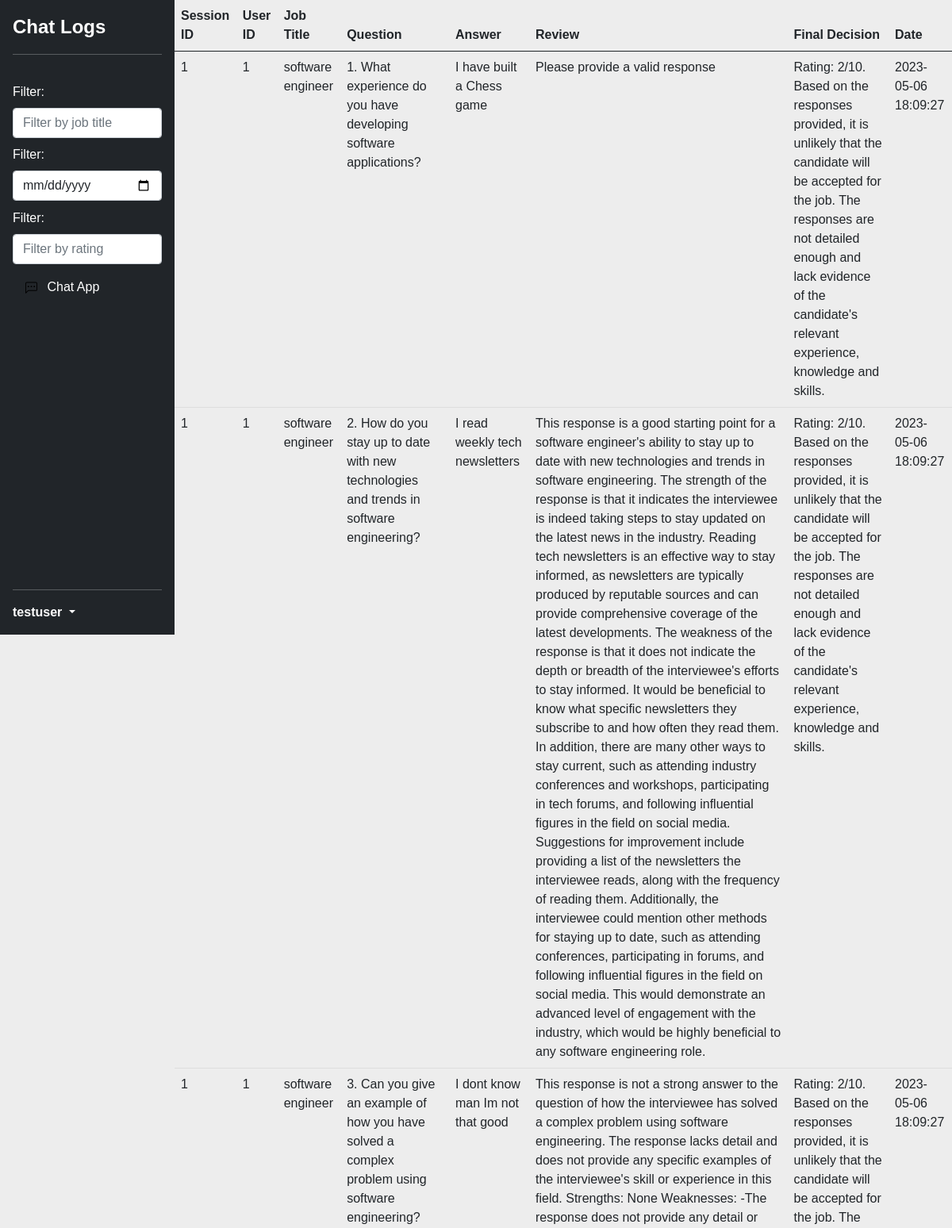
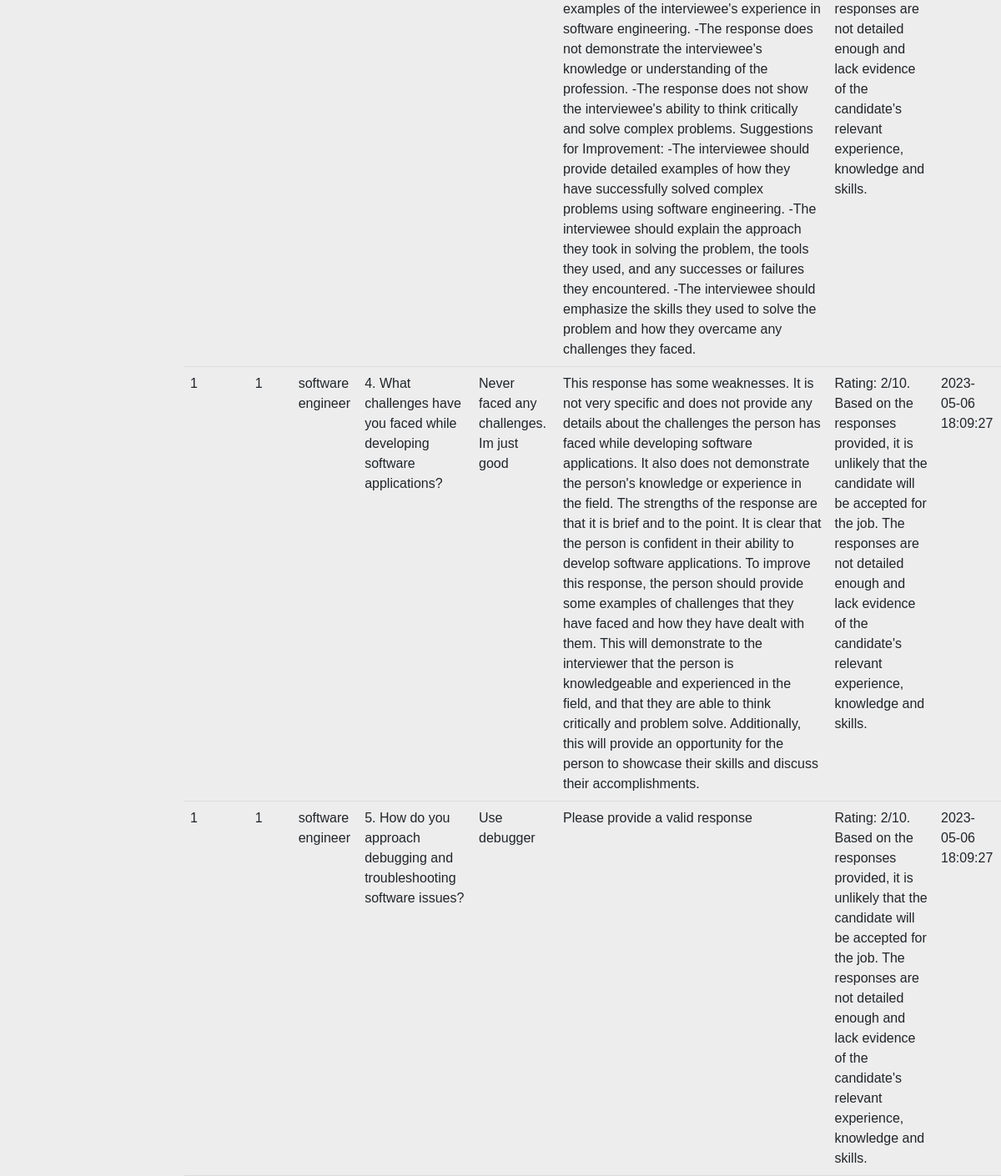
The page /chat_logs (signed in) on the database as committed earlier (2 pictures, top to bottom).
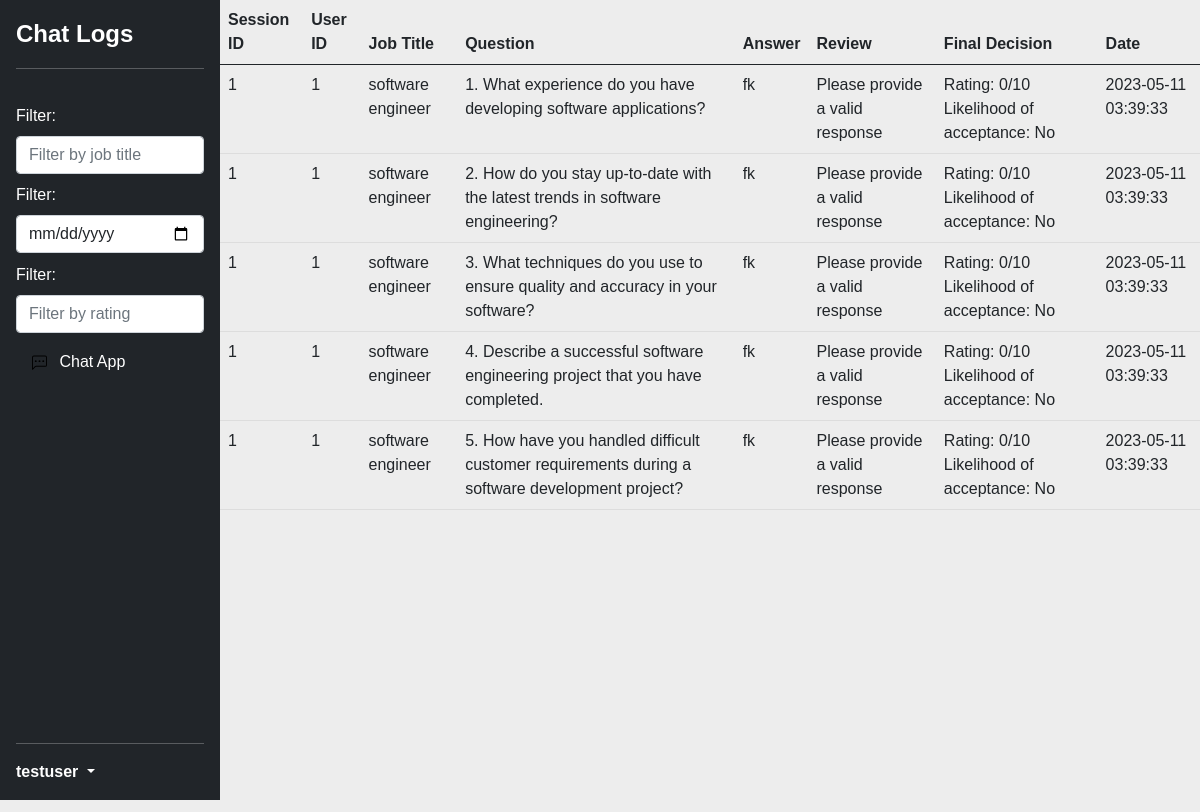
The same page on the database as committed later.
### app.py (models this page shows)
class User(db.Model, UserMixin):
    id = db.Column(db.Integer, primary_key=True)
    username = db.Column(db.String(20), unique=True, nullable=False)
    password = db.Column(db.String(60), nullable=False)

### tables this page shows
CREATE TABLE chatHistory (
    chatID INTEGER PRIMARY KEY AUTOINCREMENT, /* Surrogate key */
    sessionID INTEGER NOT NULL, /* Groups the chat history by session */
    botQuestion TEXT NOT NULL, /* The question asked by the bot */
    userResponse TEXT NOT NULL, /* The response given by the user */
    botReview TEXT NOT NULL, /* The review of user answer given by the bot */
    FOREIGN KEY (sessionID) REFERENCES sessionHistory(sessionID) /* Foreign key constraint */
);

CREATE TABLE sessionHistory (
    sessionID INTEGER PRIMARY KEY AUTOINCREMENT, /* SessionID -> each session is 5 questions */
    userID INTEGER NOT NULL, /* Groups the session history by user */
    jobTitle TEXT NOT NULL, /* The job title given by the user */
    finalDecision TEXT, /* The final decision made by the bot -> If the user does not finish a session (when they dont answer all 5 questions), it can be NULL*/
    timestamp TIMESTAMP DEFAULT CURRENT_TIMESTAMP /* The timestamp of the session */
);

### app.py (the view)
@app.route('/chat_logs')
def chat_logs():
    conn = sqlite3.connect('./instance/database.db')
    c = conn.cursor()
    if current_user.is_authenticated:
        c.execute("SELECT * FROM chatHistory JOIN sessionHistory ON chatHistory.sessionID = sessionHistory.sessionID WHERE sessionHistory.userID = ?",
                  (current_user.id,))
    logs = c.fetchall()
    conn.close()
    return render_template('chat_logs.html', logs=logs)

### app.py (called while the page is built)
@login_manager.user_loader
def load_user(user_id):
    return User.query.get(int(user_id))

### templates/chat_logs.html (shortened to what this page needs)
<!DOCTYPE html>
<html lang="en">
  <head>
    <link
      href="https://cdn.jsdelivr.net/npm/bootstrap@5.0.2/dist/css/bootstrap.min.css"
      rel="stylesheet"
>
    <link rel="stylesheet" href="/static/css/chat_log.css"/>
    <link rel="stylesheet" href="/static/css/style.css"/>
    <link rel="stylesheet" href="https://cdn.jsdelivr.net/npm/bootstrap-icons@1.10.5/font/bootstrap-icons.css">
  </head>
  <body>
    <div class="container-fluid">
      <div class="row">
        <div class="col p-0 sidebar">
          <div class="sidebar d-flex flex-column flex-shrink-0 p-3 text-white bg-dark">
            <span class="fs-4"><strong>Chat Logs</strong></span>
            <hr />
            <ul class="nav nav-pills flex-column mb-auto">
              <li class="nav-item">
                  <label for="jobTitle" class="form-label">Filter:</label>
                  <div class="input-group">
                      <input class="form-control" id="filterJobTitle" type="text" placeholder="Filter by job title" onkeyup="filterTable()"/>
                  </div>
              </li>
              <li class="nav-item">
                  <label for="jobTitle" class="form-label">Filter:</label>
                  <div class="input-group">
                      <input class="form-control" id="filterDate" type="date" placeholder="Filter by date"onchange="filterTable()"/>
                  </div>
              </li>
              <li class="nav-item">
                  <label for="jobTitle" class="form-label">Filter:</label>
                  <div class="input-group">
                      <input class="form-control" id="filterRating" type="number" min="0" max="10" step="1" placeholder="Filter by rating" onkeyup="filterTable()"/>
                  </div>
              </li>
              <li>
                <button class="nav-link text-white launch-app-button"><svg class="bi me-2" width="15" height="16"><use xlink:href="#chat-left-dots"/></svg>
                  Chat App</button>
              </li>
            </ul>
            <hr />
            <div class="dropdown">
            <div href="#" class="flex align-items-center text-white text-ellipsis text-decoration-none dropdown-toggle" role="button" id="dropdownUser1" data-bs-toggle="dropdown" aria-expanded="false">
              <strong>{{ current_user.username}}</strong>
            </div>
            </div>
          </div>
        </div>
        <div class="col p-0">
          <div class="chat-container">
              <table class="table">
                  <thead>
                    <tr>
                      <th>Session ID</th>
                      <th>User ID</th>
                      <th>Job Title</th>
                      <th>Question</th>
                      <th>Answer</th>
                      <th>Review</th>
                      <th>Final Decision</th>
                      <th>Date</th>
                    </tr>
                  </thead>
                  <tbody id="chatLogsTable">
                    {% for log in logs %}
                    <tr>
                      <td>{{ log[1] }}</td>
                      <td>{{ log[6] }}</td>
                      <td>{{ log[7] }}</td>
                      <td>{{ log[2] }}</td>
                      <td>{{ log[3] }}</td>
                      <td>{{ log[4] }}</td>
                      <td>{{ log[8] }}</td>
                      <td>{{ log[9] }}</td>
                    </tr>
                    {% endfor %}
                  </tbody>
                </table>
          </div>
        </div>
      </div>
    </div>
  </body>
</html>

### static/css/chat_log.css (style rules this page uses)
body { font-family: Arial, Helvetica, sans-serif; }
table { width: 100%; border-collapse: collapse; }
th, td { padding: 10px; text-align: left; border-bottom: 1px solid #ddd; }
th { background-color: #f2f2f2; }
.sidebar { position: absolute; width: 220px; background-color: #f8f9fa; height: 100vh; }
.sidebar ul { margin-top: 10%; }
.sidebar li { margin-bottom: 5%; }
.chat-container { height: 850px; padding-left: 220px; }

### static/css/style.css (style rules this page uses)
body { font-family: Arial, sans-serif; background-color: #ededed; }

Rows that differ between the two databases and show on the page:
changed chatHistory "1. What experience do you have developing software applications?": userResponse "I have built a Chess game" → "fk"; finalDecision "Rating: 2/10. Based on the responses provided, it is unlikely that the candidate will be accepted for the job. The responses are not detailed enough and lack evidence of the candidate's relevant experience, knowledge and skills." → "Rating: 0/10 Likelihood of acceptance: No"; timestamp "2023-05-06 18:09:27" → "2023-05-11 03:39:33"
changed chatHistory: botQuestion "2. How do you stay up to date with new technologies and trends in software engineering?" → "2. How do you stay up-to-date with the latest trends in software engineering?"; userResponse "I read weekly tech newsletters" → "fk"; botReview "This response is a good starting point for a software engineer's ability to stay up to date with new technologies and trends in software engineering. The strength of the response is that it indicates the interviewee is indeed taking steps to stay updated on the latest news in the industry. Reading tech newsletters is an effective way to stay informed, as newsletters are typically produced by reputable sources and can provide comprehensive coverage of the latest developments. The weakness of the response is that it does not indicate the depth or breadth of the interviewee's efforts to stay informed. It would be beneficial to know what specific newsletters they subscribe to and how often they…" → "Please provide a valid response"; finalDecision "Rating: 2/10. Based on the responses provided, it is unlikely that the candidate will be accepted for the job. The responses are not detailed enough and lack evidence of the candidate's relevant experience, knowledge and skills." → "Rating: 0/10 Likelihood of acceptance: No"; timestamp "2023-05-06 18:09:27" → "2023-05-11 03:39:33"
changed chatHistory: botQuestion "3. Can you give an example of how you have solved a complex problem using software engineering?" → "3. What techniques do you use to ensure quality and accuracy in your software?"; userResponse "I dont know man Im not that good" → "fk"; botReview "This response is not a strong answer to the question of how the interviewee has solved a complex problem using software engineering. The response lacks detail and does not provide any specific examples of the interviewee's skill or experience in this field. Strengths: None Weaknesses: -The response does not provide any detail or examples of the interviewee's experience in software engineering. -The response does not demonstrate the interviewee's knowledge or understanding of the profession. -The response does not show the interviewee's ability to think critically and solve complex problems. Suggestions for Improvement: -The interviewee should provide detailed examples of how they have…" → "Please provide a valid response"; finalDecision "Rating: 2/10. Based on the responses provided, it is unlikely that the candidate will be accepted for the job. The responses are not detailed enough and lack evidence of the candidate's relevant experience, knowledge and skills." → "Rating: 0/10 Likelihood of acceptance: No"; timestamp "2023-05-06 18:09:27" → "2023-05-11 03:39:33"
changed chatHistory: botQuestion "4. What challenges have you faced while developing software applications?" → "4. Describe a successful software engineering project that you have completed."; userResponse "Never faced any challenges. Im just good" → "fk"; botReview "This response has some weaknesses. It is not very specific and does not provide any details about the challenges the person has faced while developing software applications. It also does not demonstrate the person's knowledge or experience in the field. The strengths of the response are that it is brief and to the point. It is clear that the person is confident in their ability to develop software applications. To improve this response, the person should provide some examples of challenges that they have faced and how they have dealt with them. This will demonstrate to the interviewer that the person is knowledgeable and experienced in the field, and that they are able to think critically…" → "Please provide a valid response"; finalDecision "Rating: 2/10. Based on the responses provided, it is unlikely that the candidate will be accepted for the job. The responses are not detailed enough and lack evidence of the candidate's relevant experience, knowledge and skills." → "Rating: 0/10 Likelihood of acceptance: No"; timestamp "2023-05-06 18:09:27" → "2023-05-11 03:39:33"
changed chatHistory: botQuestion "5. How do you approach debugging and troubleshooting software issues?" → "5. How have you handled difficult customer requirements during a software development project?"; userResponse "Use debugger" → "fk"; finalDecision "Rating: 2/10. Based on the responses provided, it is unlikely that the candidate will be accepted for the job. The responses are not detailed enough and lack evidence of the candidate's relevant experience, knowledge and skills." → "Rating: 0/10 Likelihood of acceptance: No"; timestamp "2023-05-06 18:09:27" → "2023-05-11 03:39:33"
